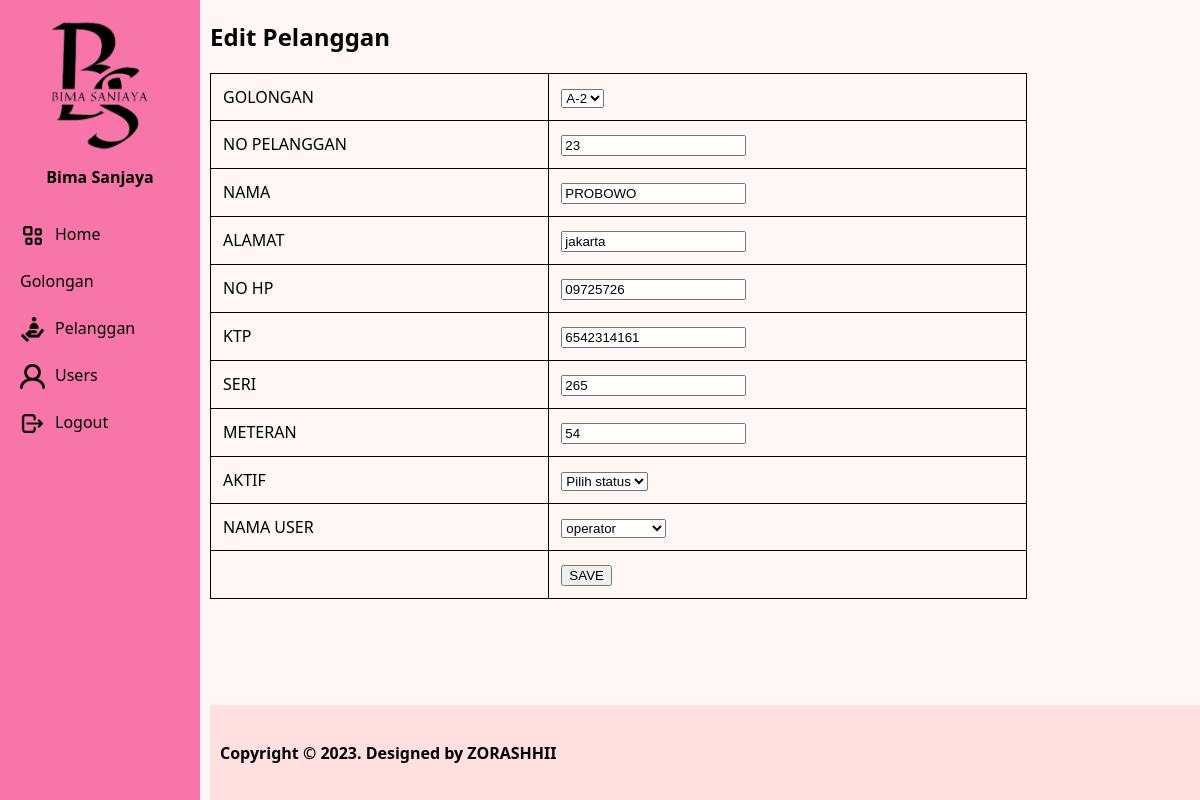
Page /pelanggan/edit/1 (signed in) on the committed database.
### tables this page shows
CREATE TABLE `tb_pelanggan` (
  `pel_id` int(11) NOT NULL,
  `gol_id` tinyint(3) NOT NULL,
  `pel_no` varchar(20) NOT NULL,
  `pel_nama` varchar(50) NOT NULL,
  `pel_alamat` text NOT NULL,
  `pel_hp` varchar(20) NOT NULL,
  `pel_ktp` varchar(50) NOT NULL,
  `pel_seri` varchar(50) NOT NULL,
  `pel_meteran` int(11) NOT NULL,
  `pel_aktif` enum('Y','N') DEFAULT NULL,
  `user_id` int(11) NOT NULL,
  `created_at` timestamp NOT NULL DEFAULT current_timestamp(),
  `upadated_at` datetime DEFAULT NULL
);

### app/core/Controller.php (called while the page is built, shortened)
<?php
class Controller
{
	public function dashboard($view, $data = [])
	{
		require_once ROOT . "layouts/dashboard.php";
	}
}

### app/controllers/Pelanggan.php (called while the page is built, shortened)
<?php
class Pelanggan extends Controller
{
     public object $model;
     public function __construct()
     {
          $this->model = new \App\Models\Pelanggan();
     }
     public function edit($id)
     {
          $data['row'] = $this->model->edit($id);
          $data['optgol'] = $this->model->optGol();
          $data['optuser'] = $this->model->optUser();
          $this->dashboard('pelanggan/edit', $data);
     }
}

### index.php (called while the page is built, shortened)
<?php
new App\Core\Bootstrap();

### app/core/Model.php (called while the page is built, shortened)
<?php
class Model
{
	public function __construct()
	{
		try {
			$this->db = new PDO("mysql:host=localhost;dbname=dbpln", "root", "");
		} catch (Exception $e) {
			die("error! " . $e->getMessage());
		}
	}
}

### app/models/Pelanggan.php (called while the page is built, shortened)
<?php
class Pelanggan extends Model
{
     public function optGol()
     {
          $query = "SELECT * FROM tb_golongan";
          $stmt = $this->db->prepare($query);
          $stmt->execute();
          return $this->selects($stmt);
     }
     public function optUser()
     {
          $query = "SELECT * FROM tb_user";
          $stmt = $this->db->prepare($query);
          $stmt->execute();
          return $this->selects($stmt);
     }
     public function edit($pel_id)
     {
          $query = "SELECT * FROM tb_pelanggan WHERE pel_id=:pel_id";
          $stmt = $this->db->prepare($query);
          $stmt->bindParam(":pel_id", $pel_id);
          $stmt->execute();
          return $this->select($stmt);
     }
}

### app/views/pelanggan/edit.php (the view, shortened to what this page needs)
<h2>Edit Pelanggan</h2>
<form action="<?php echo URL; ?>/pelanggan/update" method="post">
    <table>
    <tr>
            <td>GOLONGAN</td>
            <td>
                <select name="gol_id">
                    <?php foreach ($data['optgol'] as $opt) { ?>
                        <option value="<?php echo $opt['gol_id']; ?>"><?php echo $opt['gol_nama']; ?></option>
                    <?php } ?>
                </select>
            </td>
        </tr>
        <tr>
            <td>NO PELANGGAN</td>
            <td><input type="text" name="pel_no" value="<?php echo $data['row']['pel_no']; ?>" required></td>
        </tr>
        <tr>
            <td>NAMA</td>
            <td><input type="text" name="pel_nama" value="<?php echo $data['row']['pel_nama']; ?>" required></td>
        </tr>
        <tr>
            <td>ALAMAT</td>
            <td><input type="text" name="pel_alamat" value="<?php echo $data['row']['pel_alamat']; ?>" required></td>
        </tr>
        <tr>
            <td>NO HP</td>
            <td><input type="text" name="pel_hp" value="<?php echo $data['row']['pel_hp']; ?>" required></td>
        </tr>
        <tr>
            <td>KTP</td>
            <td><input type="text" name="pel_ktp" value="<?php echo $data['row']['pel_ktp']; ?>" required></td>
        </tr>
        <tr>
            <td>SERI</td>
            <td><input type="text" name="pel_seri" value="<?php echo $data['row']['pel_seri']; ?>" required></td>
        </tr>
        <tr>
            <td>METERAN</td>
            <td><input type="text" name="pel_meteran" value="<?php echo $data['row']['pel_meteran']; ?>" required></td>
        <tr>
            <td>AKTIF</td>
            <td> <select name="pel_aktif" >
                    <option value="">Pilih status</option>
            </td>
        </tr>
        <tr>
            <td>NAMA USER</td>
            <td>
                <select name="user_id">
                    <?php foreach ($data['optuser'] as $opt) { ?>
                        <option value="<?php echo $opt['user_id']; ?>"><?php echo $opt['user_nama']; ?></option>
                    <?php } ?>
                </select>
            </td>
        </tr>
        <tr>
            <td></td>
            <td><input type="submit" name="btn_save" value="SAVE"></td>
        </tr>
    </table>
</form>

### layouts/assets/css/style.css (style rules this page uses)
body { font-family: 'Segoe UI', Tahoma, Geneva, Verdana, sans-serif; margin: 0; background-color: #FFF6F6; }
table { margin-top: 20px !important; border: 1px solid #000000; border-collapse: collapse; width: 110%; }
table th, table td { border: 1px solid #000000; padding: 12px; text-align: left; }

### rows in the picture
tb_pelanggan: pel_no "23", pel_nama "PROBOWO", pel_alamat "jakarta", pel_hp "09725726", pel_ktp "6542314161", pel_seri "265", pel_meteran "54"

### other values in the picture
$_SESSION['user_nama'] "Bima Sanjaya"
form field gol_id "A-2"
form field user_id "operator"
